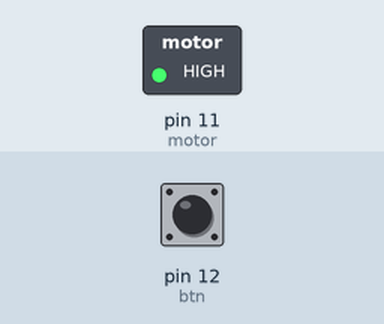
Simulated run of this sketch. Board: Arduino Uno, built with avr-gcc and run on an emulated ATmega328P. Shown: switched loads named in the sketch (green lamp = pin HIGH). Inputs (shaded band) come from the test bench; at power-on: pin 12 (btn) LOW. What the sketch prints to the serial monitor is not drawn.

Above: at 1.2 s.
1.3 s: pin 12 (btn) pulled HIGH for 0.15 s
At 2.5 s:
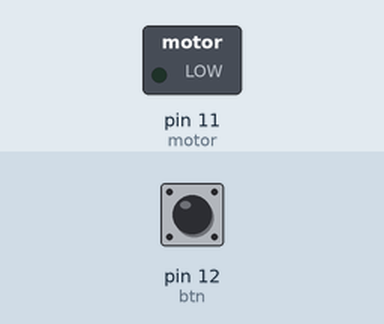
2.9 s: pin 12 (btn) pulled HIGH for 1 s
At 4.0 s:
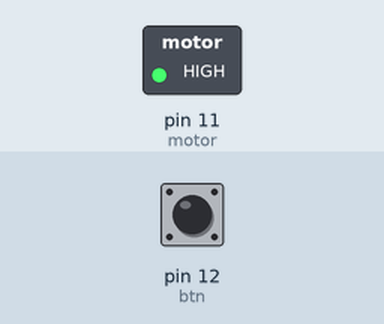
5.4 s: pin 12 (btn) pulled HIGH for 3.2 s
At 6.0 s:
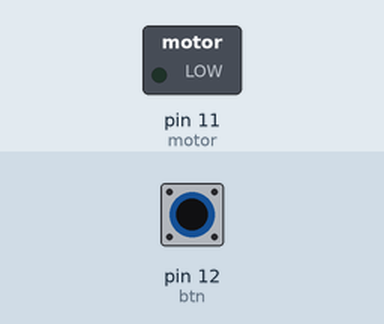
Timing chart, 0 to 8.4 s (numbered marks = the images above; inputs shaded):
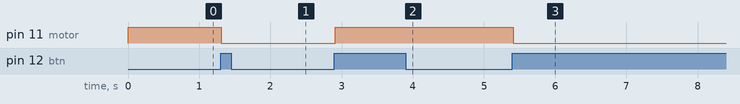

Measured:
- after the input at 1.3 s, pin 11 (motor): HIGH → LOW at once
- after the input at 2.9 s, pin 11 (motor): LOW → HIGH at once
- after the input at 5.4 s, pin 11 (motor): HIGH → LOW at once

The sketch:

motor_on.ino
```cpp
int motor = 11;
int btn = 12;
int flag1 = 0;
int flag2 = 0;
int state = 0;

void setup() {
  pinMode(motor,OUTPUT);
  pinMode(btn,INPUT);
  Serial.begin(9600);
}

void loop() {
  flag1 = digitalRead(btn);
  if((flag1 == HIGH) && (flag2 == LOW)){
    state = 1 - state;
    delay(10);
  }
  flag2 = flag1;

  if(state == 1){
    digitalWrite(motor,0);
    Serial.println("ON");
  }
  else{
    digitalWrite(motor,1);
    Serial.println("OFF");
  }
}
```
